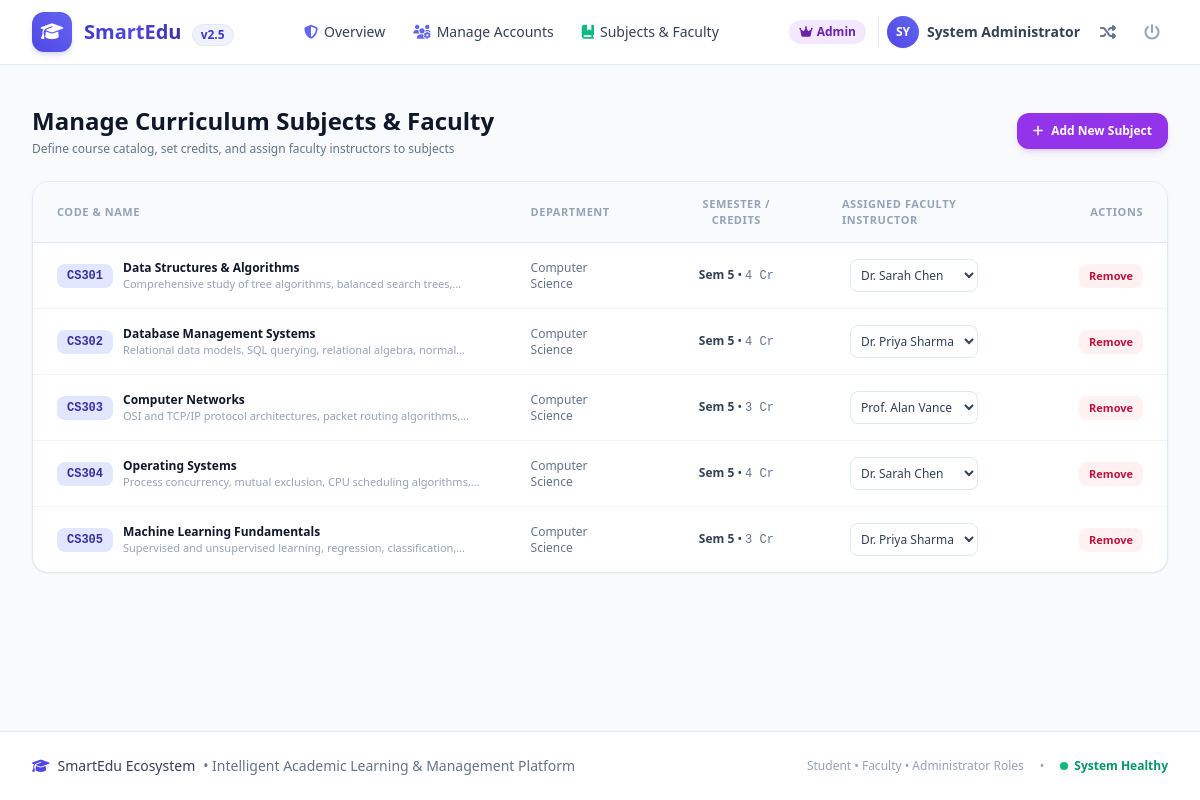
Screenshot of /admin/subjects (signed in) with the database file from the repository.
### models.py (models this page shows, shortened)
class User(UserMixin, db.Model):
    __tablename__ = 'users'
    id = db.Column(db.Integer, primary_key=True)
    username = db.Column(db.String(64), unique=True, nullable=False)
    email = db.Column(db.String(120), unique=True, nullable=False)
    password_hash = db.Column(db.String(256), nullable=False)
    full_name = db.Column(db.String(100), nullable=False)
    role = db.Column(db.String(20), nullable=False, default='student') # 'student', 'faculty', 'admin'
    identifier = db.Column(db.String(50)) # Roll Number or Faculty ID
    department = db.Column(db.String(100), default='Computer Science')
    semester = db.Column(db.Integer, default=5)
    avatar_color = db.Column(db.String(30), default='indigo')
    created_at = db.Column(db.DateTime, default=datetime.utcnow)
    is_active_account = db.Column(db.Boolean, default=True)
    enrolled_subjects = db.relationship('Subject', secondary=student_subjects, backref=db.backref('enrolled_students', lazy='dynamic'))
    taught_subjects = db.relationship('Subject', backref='faculty', lazy=True, foreign_keys='Subject.faculty_id')
    quiz_attempts = db.relationship('QuizAttempt', backref='student', lazy=True, cascade='all, delete-orphan')
    assignment_submissions = db.relationship('AssignmentSubmission', backref='student', lazy=True, cascade='all, delete-orphan')
    attendance_records = db.relationship('AttendanceRecord', backref='student', lazy=True, foreign_keys='AttendanceRecord.student_id', cascade='all, delete-orphan')
    timetable_slots = db.relationship('TimetableSlot', backref='student', lazy=True, cascade='all, delete-orphan')
    chat_messages = db.relationship('AIChatMessage', backref='student', lazy=True, cascade='all, delete-orphan')
    @property
    def is_student(self):
        return self.role == 'student'
    @property
    def is_faculty(self):
        return self.role == 'faculty'
    @property
    def is_admin(self):
        return self.role == 'admin'

class Subject(db.Model):
    __tablename__ = 'subjects'
    id = db.Column(db.Integer, primary_key=True)
    code = db.Column(db.String(20), unique=True, nullable=False) # e.g. CS301
    name = db.Column(db.String(120), nullable=False) # e.g. Data Structures & Algorithms
    description = db.Column(db.Text)
    department = db.Column(db.String(100), default='Computer Science')
    credits = db.Column(db.Integer, default=4)
    semester = db.Column(db.Integer, default=5)
    faculty_id = db.Column(db.Integer, db.ForeignKey('users.id'), nullable=True)
    materials = db.relationship('StudyMaterial', backref='subject', lazy=True, cascade='all, delete-orphan')
    quizzes = db.relationship('Quiz', backref='subject', lazy=True, cascade='all, delete-orphan')
    assignments = db.relationship('Assignment', backref='subject', lazy=True, cascade='all, delete-orphan')
    attendance_records = db.relationship('AttendanceRecord', backref='subject', lazy=True, cascade='all, delete-orphan')
    announcements = db.relationship('Announcement', backref='subject', lazy=True, cascade='all, delete-orphan')

### app.py (the view, shortened to what this page needs)
@app.route('/admin/subjects', methods=['GET', 'POST'])
@login_required
@role_required('admin')
def admin_subjects():
    faculty_list = User.query.filter_by(role='faculty').all()
    subjects = Subject.query.order_by(Subject.code).all()
    return render_template('admin/subjects.html', subjects=subjects, faculty_list=faculty_list)

### templates/admin/subjects.html (shortened to what this page needs)
{% extends "base.html" %}
{% block content %}
<div class="space-y-6">
    <div class="flex flex-col sm:flex-row sm:items-center justify-between gap-4">
        <div>
            <h1 class="text-2xl font-extrabold text-slate-900">Manage Curriculum Subjects & Faculty</h1>
            <p class="text-xs text-slate-500 mt-1">Define course catalog, set credits, and assign faculty instructors to subjects</p>
        </div>
        <button onclick="document.getElementById('createSubjectModal').classList.remove('hidden')"
            class="px-4 py-2.5 rounded-xl bg-purple-600 hover:bg-purple-700 text-white font-bold text-xs shadow-md shadow-purple-500/20 transition flex items-center space-x-2">
            <i class="fa-solid fa-plus text-xs"></i>
            <span>Add New Subject</span>
        </button>
    </div>
    <div class="bg-white rounded-2xl border border-slate-200 overflow-hidden shadow-sm">
        <div class="overflow-x-auto">
            <table class="w-full text-left text-xs text-slate-700">
                <thead class="bg-slate-50 text-[11px] uppercase tracking-wider text-slate-400 font-bold border-b border-slate-200">
                    <tr>
                        <th class="px-6 py-3.5">Code & Name</th>
                        <th class="px-6 py-3.5">Department</th>
                        <th class="px-6 py-3.5 text-center">Semester / Credits</th>
                        <th class="px-6 py-3.5">Assigned Faculty Instructor</th>
                        <th class="px-6 py-3.5 text-right">Actions</th>
                    </tr>
                </thead>
                <tbody class="divide-y divide-slate-100">
                    {% for subj in subjects %}
                    <tr class="hover:bg-slate-50/80 transition">
                        <td class="px-6 py-4">
                            <div class="flex items-center space-x-2.5">
                                <span class="px-2.5 py-1 rounded-lg bg-indigo-100 text-indigo-800 font-mono font-bold">{{ subj.code }}</span>
                                <div>
                                    <span class="font-bold text-slate-900 block">{{ subj.name }}</span>
                                    <p class="text-slate-400 text-[11px] line-clamp-1 max-w-sm">{{ subj.description }}</p>
                                </div>
                            </div>
                        </td>
                        <td class="px-6 py-4 text-slate-500">
                            {{ subj.department }}
                        </td>
                        <td class="px-6 py-4 text-center">
                            <span class="font-semibold text-slate-700">Sem {{ subj.semester }}</span> •
                            <span class="text-slate-500 font-mono">{{ subj.credits }} Cr</span>
                        </td>
                        <td class="px-6 py-4">
                            <form method="POST" action="{{ url_for('admin_subjects') }}" class="flex items-center space-x-2">
                                <select name="faculty_id" onchange="this.form.submit()" class="p-1.5 rounded-lg border border-slate-200 text-xs focus:ring-2 focus:ring-purple-500 bg-white">
                                    {% for fac in faculty_list %}
                                    <option value="{{ fac.id }}" {% if subj.faculty_id == fac.id %}selected{% endif %}>
                                        {{ fac.full_name }}
                                    </option>
                                    {% endfor %}
                                </select>
                            </form>
                        </td>
                        <td class="px-6 py-4 text-right">
                            <form method="POST" action="{{ url_for('admin_subjects') }}" class="inline" onsubmit="return confirm('Remove subject {{ subj.name }}? This will remove its materials and quizzes.');">
                                <button type="submit" class="px-2.5 py-1 rounded-lg bg-rose-50 hover:bg-rose-100 text-rose-700 font-semibold text-[11px] transition">
                                    Remove
                                </button>
                            </form>
                        </td>
                    </tr>
                    {% endfor %}
                </tbody>
            </table>
        </div>
    </div>
</div>
{% endblock %}

### templates/base.html (shortened to what this page needs)
<!DOCTYPE html>
<html lang="en" class="h-full bg-slate-50">
<head>
    <script src="https://cdn.tailwindcss.com"></script>
    <link rel="stylesheet" href="https://cdnjs.cloudflare.com/ajax/libs/font-awesome/6.5.1/css/all.min.css">
    <link rel="stylesheet" href="{{ url_for('static', filename='css/style.css') }}">
</head>
<body class="h-full flex flex-col font-sans text-slate-800 antialiased selection:bg-brand-500 selection:text-white">
    <header class="sticky top-0 z-40 bg-white/95 backdrop-blur border-b border-slate-200">
        <div class="max-w-7xl mx-auto px-4 sm:px-6 lg:px-8">
            <div class="flex items-center justify-between h-16">
                <div class="flex items-center space-x-3">
                    <a href="{{ url_for('index') }}" class="flex items-center space-x-3 group">
                        <div class="w-10 h-10 rounded-xl bg-gradient-to-tr from-brand-600 to-indigo-500 flex items-center justify-center text-white shadow-md shadow-brand-500/20 group-hover:scale-105 transition-transform">
                            <i class="fa-solid fa-graduation-cap text-lg"></i>
                        </div>
                        <div>
                            <span class="text-xl font-bold bg-gradient-to-r from-brand-700 via-indigo-600 to-indigo-800 bg-clip-text text-transparent">SmartEdu</span>
                            <span class="hidden md:inline-block ml-1.5 px-2 py-0.5 text-xs font-semibold rounded-full bg-brand-50 text-brand-700 border border-brand-200/60">v2.5</span>
                        </div>
                    </a>
                </div>
                {% if current_user.is_authenticated %}
                <nav class="hidden lg:flex items-center space-x-1">
                    {% if current_user.is_student %}
                        <a href="{{ url_for('student_dashboard') }}" class="nav-item px-3 py-2 text-sm font-medium rounded-lg text-slate-700 hover:text-brand-600 hover:bg-slate-100 transition">
                            <i class="fa-solid fa-chart-pie mr-1.5 text-brand-500"></i>Dashboard
                        </a>
                        <a href="{{ url_for('student_subjects') }}" class="nav-item px-3 py-2 text-sm font-medium rounded-lg text-slate-700 hover:text-brand-600 hover:bg-slate-100 transition">
                            <i class="fa-solid fa-book-open mr-1.5 text-indigo-500"></i>Subjects & Notes
                        </a>
                        <a href="{{ url_for('student_ai_assistant') }}" class="nav-item px-3 py-2 text-sm font-medium rounded-lg text-purple-700 bg-purple-50 hover:bg-purple-100 border border-purple-200 transition">
                            <i class="fa-solid fa-wand-magic-sparkles mr-1.5 text-purple-600"></i>AI Study Assistant
                        </a>
                        <a href="{{ url_for('student_quizzes') }}" class="nav-item px-3 py-2 text-sm font-medium rounded-lg text-slate-700 hover:text-brand-600 hover:bg-slate-100 transition">
                            <i class="fa-solid fa-list-check mr-1.5 text-emerald-500"></i>Quizzes
                        </a>
                        <a href="{{ url_for('student_assignments') }}" class="nav-item px-3 py-2 text-sm font-medium rounded-lg text-slate-700 hover:text-brand-600 hover:bg-slate-100 transition">
                            <i class="fa-solid fa-file-signature mr-1.5 text-amber-500"></i>Assignments
                        </a>
                        <a href="{{ url_for('student_performance') }}" class="nav-item px-3 py-2 text-sm font-medium rounded-lg text-slate-700 hover:text-brand-600 hover:bg-slate-100 transition">
                            <i class="fa-solid fa-gauge-high mr-1.5 text-rose-500"></i>Performance
                        </a>
                        <a href="{{ url_for('student_attendance') }}" class="nav-item px-3 py-2 text-sm font-medium rounded-lg text-slate-700 hover:text-brand-600 hover:bg-slate-100 transition">
                            <i class="fa-solid fa-calendar-check mr-1.5 text-cyan-600"></i>Attendance
                        </a>
                        <a href="{{ url_for('student_timetable') }}" class="nav-item px-3 py-2 text-sm font-medium rounded-lg text-slate-700 hover:text-brand-600 hover:bg-slate-100 transition">
                            <i class="fa-solid fa-clock mr-1.5 text-blue-500"></i>Timetable
                        </a>
                    {% elif current_user.is_admin %}
                        <a href="{{ url_for('admin_dashboard') }}" class="nav-item px-3 py-2 text-sm font-medium rounded-lg text-slate-700 hover:text-brand-600 hover:bg-slate-100 transition">
                            <i class="fa-solid fa-shield-halved mr-1.5 text-brand-500"></i>Overview
                        </a>
                        <a href="{{ url_for('admin_users') }}" class="nav-item px-3 py-2 text-sm font-medium rounded-lg text-slate-700 hover:text-brand-600 hover:bg-slate-100 transition">
                            <i class="fa-solid fa-users-gear mr-1.5 text-indigo-500"></i>Manage Accounts
                        </a>
                        <a href="{{ url_for('admin_subjects') }}" class="nav-item px-3 py-2 text-sm font-medium rounded-lg text-slate-700 hover:text-brand-600 hover:bg-slate-100 transition">
                            <i class="fa-solid fa-book-bookmark mr-1.5 text-emerald-500"></i>Subjects & Faculty
                        </a>
                    {% endif %}
                </nav>
                {% endif %}
                <div class="flex items-center space-x-3">
                    {% if current_user.is_authenticated %}
                        <span class="inline-flex items-center px-2.5 py-1 rounded-full text-xs font-semibold
                            {% if current_user.is_student %}bg-blue-100 text-blue-800
                            {% elif current_user.is_faculty %}bg-emerald-100 text-emerald-800
                            {% else %}bg-purple-100 text-purple-800{% endif %}">
                            <i class="fa-solid
                                {% if current_user.is_student %}fa-user
                                {% elif current_user.is_faculty %}fa-chalkboard-user
                                {% else %}fa-crown{% endif %} mr-1"></i>
                            {{ current_user.role|capitalize }}
                        </span>
                        <div class="flex items-center space-x-2 pl-2 border-l border-slate-200">
                            <div class="w-8 h-8 rounded-full bg-gradient-to-tr from-brand-600 to-indigo-500 flex items-center justify-center text-white text-xs font-bold shadow-sm">
                                {{ current_user.full_name[:2].upper() }}
                            </div>
                            <span class="text-sm font-semibold text-slate-700 hidden sm:inline-block">{{ current_user.full_name }}</span>
                        </div>
                        <div class="relative group">
                            <button class="p-2 text-slate-500 hover:text-slate-700 rounded-lg hover:bg-slate-100 transition" title="Role Demo Switcher">
                                <i class="fa-solid fa-shuffle"></i>
                            </button>
                        </div>
                        <a href="{{ url_for('logout') }}" class="p-2 text-slate-400 hover:text-rose-600 rounded-lg hover:bg-slate-100 transition" title="Sign Out">
                            <i class="fa-solid fa-power-off"></i>
                        </a>
                    {% endif %}
                </div>
            </div>
        </div>
    </header>
    <main class="flex-1 max-w-7xl w-full mx-auto px-4 sm:px-6 lg:px-8 py-6">
        {% block content %}{% endblock %}
    </main>
    <footer class="bg-white border-t border-slate-200 mt-auto py-6">
        <div class="max-w-7xl mx-auto px-4 sm:px-6 lg:px-8 flex flex-col md:flex-row items-center justify-between gap-4">
            <div class="flex items-center space-x-2 text-slate-500 text-sm">
                <i class="fa-solid fa-graduation-cap text-brand-600"></i>
                <span class="font-medium text-slate-700">SmartEdu Ecosystem</span>
                <span>• Intelligent Academic Learning & Management Platform</span>
            </div>
            <div class="flex items-center space-x-4 text-xs text-slate-400">
                <span>Student • Faculty • Administrator Roles</span>
                <span>•</span>
                <span class="text-emerald-600 font-semibold flex items-center"><span class="w-2 h-2 rounded-full bg-emerald-500 inline-block mr-1.5 animate-pulse"></span>System Healthy</span>
            </div>
        </div>
    </footer>
</body>
</html>

### rows the page displays
User: role "Admin", full_name "SY", full_name "System Administrator"
Subject: code "CS301", name "Data Structures & Algorithms", description "Comprehensive study of tree algorithms, balanced search…", department "Computer Science", semester "5", credits "4", faculty_id "Dr. Sarah Chen"
Subject: code "CS302", name "Database Management Systems", description "Relational data models, SQL querying, relational algebra,…", department "Computer Science", semester "5", credits "4", faculty_id "Dr. Priya Sharma"
Subject: code "CS303", name "Computer Networks", description "OSI and TCP/IP protocol architectures, packet routing…", department "Computer Science", semester "5", credits "3", faculty_id "Prof. Alan Vance"
Subject: code "CS304", name "Operating Systems", description "Process concurrency, mutual exclusion, CPU scheduling…", department "Computer Science", semester "5", credits "4", faculty_id "Dr. Sarah Chen"
Subject: code "CS305", name "Machine Learning Fundamentals", description "Supervised and unsupervised learning, regression,…", department "Computer Science", semester "5", credits "3", faculty_id "Dr. Priya Sharma"
